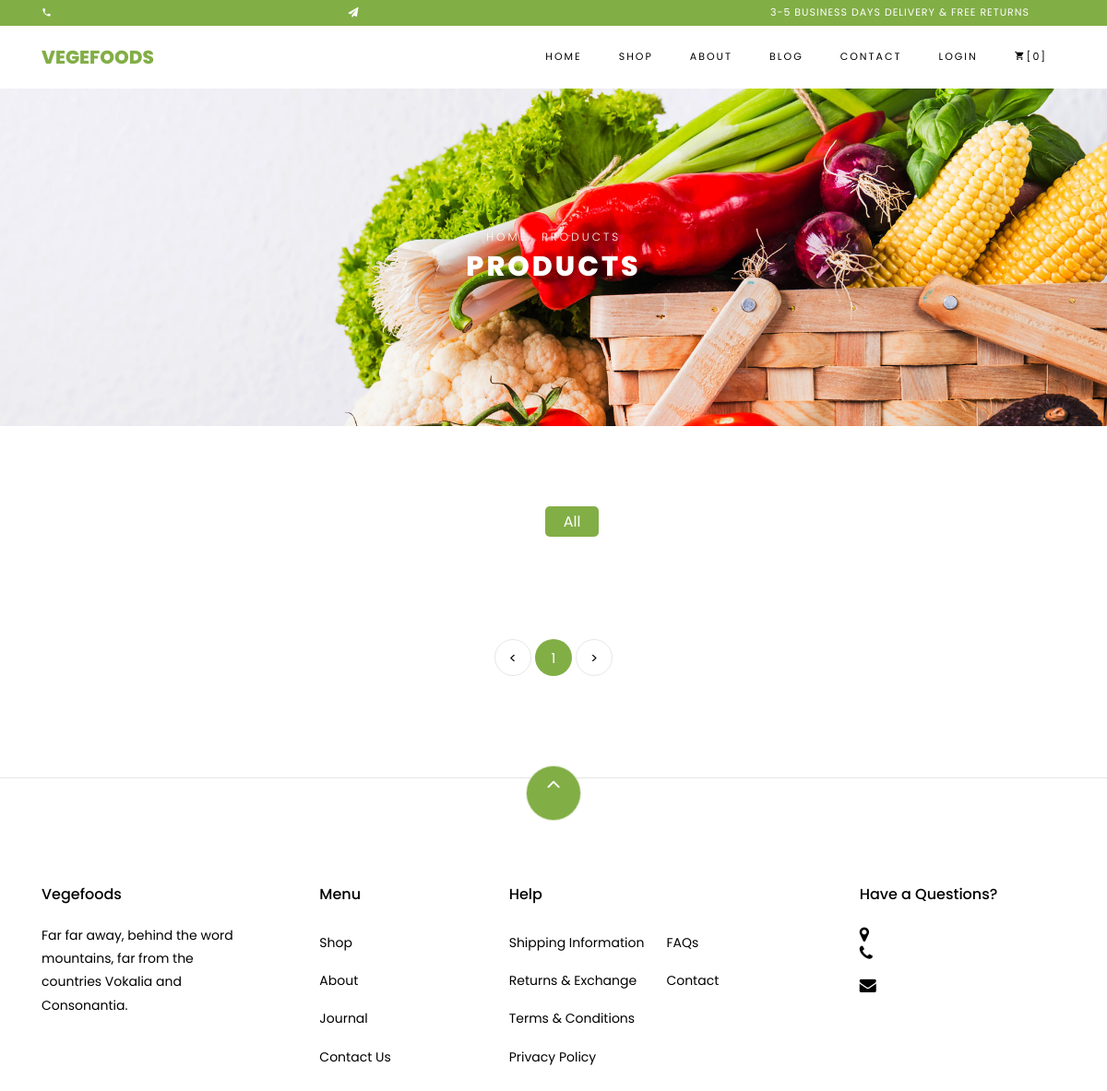
The app's page /shop/, older data.
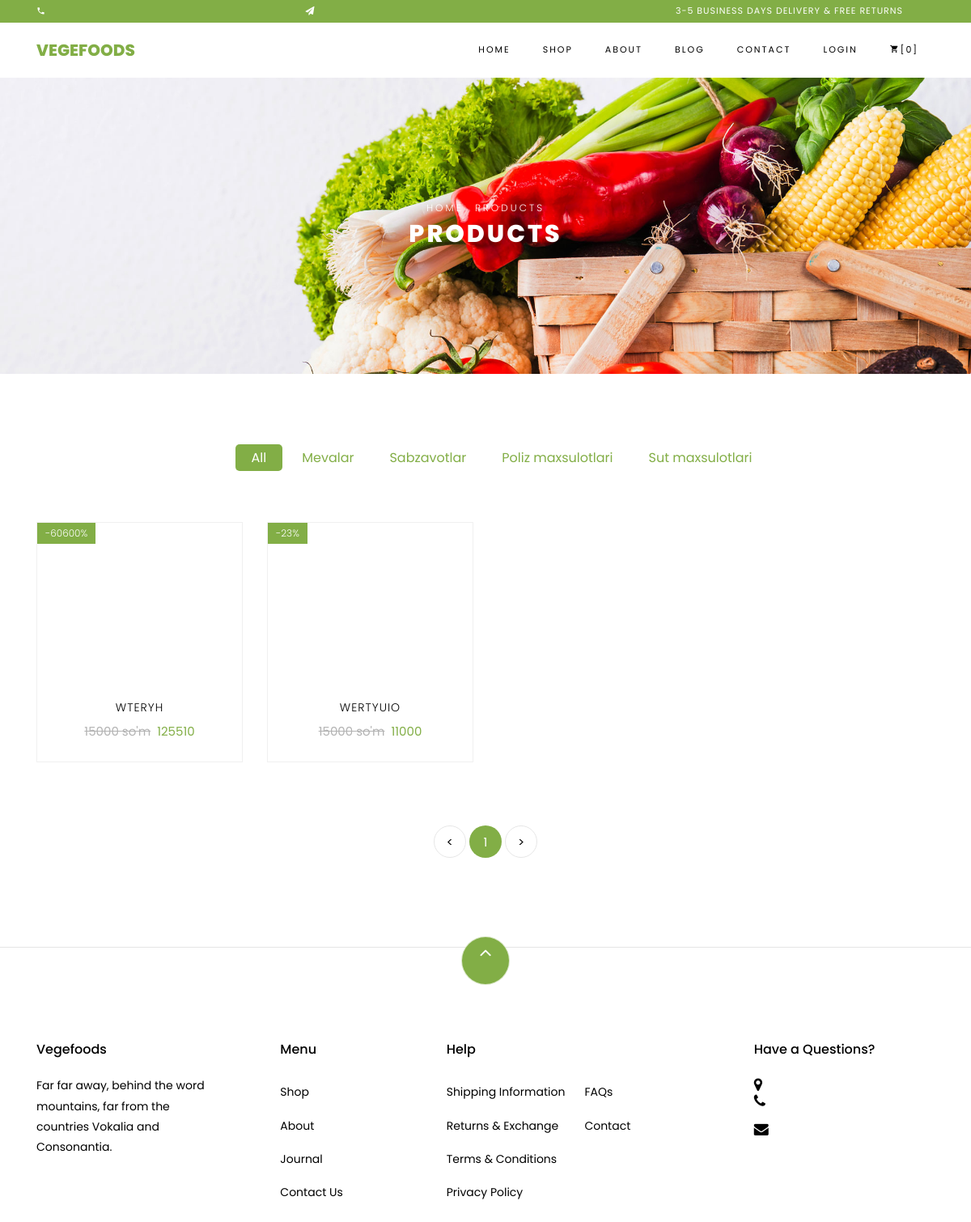
The same page, newer data.
### main/models.py (models this page shows, shortened)
class Category(models.Model):
    images = models.ImageField(upload_to='category_images')
    name = models.CharField(max_length=100)

class Product(models.Model):
    image = models.ImageField(upload_to='product_image')
    title = models.CharField(max_length=100)
    price = models.IntegerField(default=0)
    category = models.ForeignKey(to=Category, on_delete=models.CASCADE)
    info = models.TextField()
    discount = models.IntegerField(null=True, blank=True)
    discount_price = models.IntegerField(null=True, blank=True)

### main/views.py (the view)
# urls.py: path('shop/', shop_view, name='shop_url'),
def shop_view(request):
    categories = Category.objects.all()
    category = request.GET.get('category')
    if request.user.is_authenticated:
        user = request.user
        basket = Basket.objects.filter(user_id=user.id).count()
    else:
        basket = 0
    if category:
        products = Product.objects.filter(category__name=category)
    else:
        products = Product.objects.all()
    paginator = Paginator(products, 8)
    page_number = request.GET.get('page')
    page_obj = paginator.get_page(page_number)
    context = {
        'categories': categories,
        'products': page_obj,
        'selected_category': category,
        'basket': basket,
        'contact': Info.objects.last()
    }
    return render(request, 'shop.html', context)

### template/shop.html (shortened to what this page needs)
{% extends 'base.html' %}
{% block content %}
{% load static %}
    <div class="hero-wrap hero-bread" style="background-image: url({% static 'images/bg_1.jpg' %});">
      <div class="container">
        <div class="row no-gutters slider-text align-items-center justify-content-center">
          <div class="col-md-9 ftco-animate text-center">
          	<p class="breadcrumbs"><span class="mr-2"><a href="{% url 'index_url' %}">Home</a></span> <span>Products</span></p>
            <h1 class="mb-0 bread">Products</h1>
          </div>
        </div>
      </div>
    </div>
<section class="ftco-section">
    <div class="container">
        <div class="row justify-content-center">
            <div class="col-md-10 mb-5 text-center">
                <ul class="product-category">
                    <li><a href="?category=" {% if not selected_category %} class="active" {% endif %}>All</a></li>
                    {% for cat in categories %}
                        <li><a href="?category={{ cat.name }}" {% if cat.name == selected_category %} class="active" {% endif %}>{{ cat.name }}</a></li>
                    {% endfor %}
                </ul>
            </div>
        </div>
        <div class="row">
            {% for i in products %}
            <div class="col-md-6 col-lg-3 ftco-animate">
                <div class="product">
                    <a href="{% url 'product_single_url' i.id %}" class="img-prod"><img class="img-fluid" src="{{i.image.url}}" alt="Colorlib Template">
                        {% if i.discount %}
                        <span class="status">-{{i.discount}}%</span>
                        {% else %}
                        <div class="overlay"></div>
                        {% endif %}
                    </a>
                    <div class="text py-3 pb-4 px-3 text-center">
                        <h3><a href="{% url 'product_single_url' i.id %}">{{i.title}}</a></h3>
                        <div class="d-flex">
                            <div class="pricing">
                                {% if i.discount %}
                                <p class="price"><span class="mr-2 price-dc">{{i.price}} so'm</span><span class="price-sale">{{i.discount_price}}</span></p>
                                {% else %}
                                <p class="price"><span>{{i.price}}</span></p>
                                {% endif %}
                            </div>
                        </div>
                    </div>
                </div>
            </div>
            {% endfor %}
        </div>
        <div class="row mt-5">
            <div class="col text-center">
                <div class="block-27">
                    <ul>
                        {% if products.has_previous %}
                        <li><a href="?page={{ products.previous_page_number }}">&lt;</a></li>
                        {% else %}
                        <li class="disabled"><span>&lt;</span></li>
                        {% endif %}
                        {% for num in products.paginator.page_range %}
                        {% if products.number == num %}
                        <li class="active"><span>{{ num }}</span></li>
                        {% else %}
                        <li><a href="?page={{ num }}">{{ num }}</a></li>
                        {% endif %}
                        {% endfor %}
                        {% if products.has_next %}
                        <li><a href="?page={{ products.next_page_number }}">&gt;</a></li>
                        {% else %}
                        <li class="disabled"><span>&gt;</span></li>
                        {% endif %}
                    </ul>
                </div>
            </div>
        </div>
    </div>
</section>
{% endblock %}

### template/base.html (shortened to what this page needs)
{% load static %}
<!DOCTYPE html>
<html lang="en">
  <head>
    <link rel="stylesheet" href="{% static 'css/open-iconic-bootstrap.min.css' %}">
    <link rel="stylesheet" href="{% static 'css/animate.css' %}">
    <link rel="stylesheet" href="{% static 'css/owl.carousel.min.css' %}">
    <link rel="stylesheet" href="{% static 'css/owl.theme.default.min.css' %}">
    <link rel="stylesheet" href="{% static 'css/magnific-popup.css' %}">
    <link rel="stylesheet" href="{% static 'css/aos.css' %}">
    <link rel="stylesheet" href="{% static 'css/ionicons.min.css' %}">
    <link rel="stylesheet" href="{% static 'css/bootstrap-datepicker.css' %}">
    <link rel="stylesheet" href="{% static 'css/jquery.timepicker.css' %}">
    <link rel="stylesheet" href="{% static 'css/flaticon.css' %}">
    <link rel="stylesheet" href="{% static 'css/icomoon.css' %}">
    <link rel="stylesheet" href="{% static 'css/style.css' %}">
  </head>
  <body class="goto-here">
		<div class="py-1 bg-primary">
    	<div class="container">
    		<div class="row no-gutters d-flex align-items-start align-items-center px-md-0">
	    		<div class="col-lg-12 d-block">
		    		<div class="row d-flex">
		    			<div class="col-md pr-4 d-flex topper align-items-center">
					    	<div class="icon mr-2 d-flex justify-content-center align-items-center"><span class="icon-phone2"></span></div>
					    </div>
					    <div class="col-md pr-4 d-flex topper align-items-center">
					    	<div class="icon mr-2 d-flex justify-content-center align-items-center"><span class="icon-paper-plane"></span></div>
					    </div>
					    <div class="col-md-5 pr-4 d-flex topper align-items-center text-lg-right">
						    <span class="text">3-5 Business days delivery &amp; Free Returns</span>
					    </div>
				    </div>
			    </div>
		    </div>
		  </div>
    </div>
    <nav class="navbar navbar-expand-lg navbar-dark ftco_navbar bg-dark ftco-navbar-light" id="ftco-navbar">
	    <div class="container">
	      <a class="navbar-brand" href="{% url 'index_url'  %}">Vegefoods</a>
	      <div class="collapse navbar-collapse" id="ftco-nav">
	        <ul class="navbar-nav ml-auto">
	          <li class="nav-item active"><a href="{% url 'index_url' %}" class="nav-link">Home</a></li>
	          <li class="nav-item"><a href="{% url 'shop_url' %}" class="nav-link">Shop</a></li>
	          <li class="nav-item"><a href="{% url 'about_url' %}" class="nav-link">About</a></li>
	          <li class="nav-item"><a href="{% url 'blog_url' %}" class="nav-link">Blog</a></li>
	          <li class="nav-item"><a href="{% url 'contact_url' %}" class="nav-link">Contact</a></li>
                {% if user.is_authenticated %}
                <li class="nav-item"><a href="{% url 'account_url' %}" class="nav-link">Account</a></li>
	          <li class="nav-item cta cta-colored"><a href="{% url 'cart_url' %}" class="nav-link"><span class="icon-shopping_cart"></span>[{{basket}}]</a></li>
                {% else %}
                <li class="nav-item"><a href="{% url 'login_url' %}" class="nav-link">Login</a></li>
	          <li class="nav-item cta cta-colored"><a href="{% url 'cart_url' %}" class="nav-link"><span class="icon-shopping_cart"></span>[0]</a></li>
                {% endif %}
	        </ul>
	      </div>
	    </div>
	  </nav>
{% block content %}
{% endblock %}
    <footer class="ftco-footer ftco-section">
      <div class="container">
      	<div class="row">
      		<div class="mouse">
						<a href="#" class="mouse-icon">
							<div class="mouse-wheel"><span class="ion-ios-arrow-up"></span></div>
						</a>
					</div>
      	</div>
        <div class="row mb-5">
          <div class="col-md">
            <div class="ftco-footer-widget mb-4">
              <h2 class="ftco-heading-2">Vegefoods</h2>
              <p>Far far away, behind the word mountains, far from the countries Vokalia and Consonantia.</p>
            </div>
          </div>
          <div class="col-md">
            <div class="ftco-footer-widget mb-4 ml-md-5">
              <h2 class="ftco-heading-2">Menu</h2>
              <ul class="list-unstyled">
                <li><a href="#" class="py-2 d-block">Shop</a></li>
                <li><a href="#" class="py-2 d-block">About</a></li>
                <li><a href="#" class="py-2 d-block">Journal</a></li>
                <li><a href="#" class="py-2 d-block">Contact Us</a></li>
              </ul>
            </div>
          </div>
          <div class="col-md-4">
             <div class="ftco-footer-widget mb-4">
              <h2 class="ftco-heading-2">Help</h2>
              <div class="d-flex">
	              <ul class="list-unstyled mr-l-5 pr-l-3 mr-4">
	                <li><a href="#" class="py-2 d-block">Shipping Information</a></li>
	                <li><a href="#" class="py-2 d-block">Returns &amp; Exchange</a></li>
	                <li><a href="#" class="py-2 d-block">Terms &amp; Conditions</a></li>
	                <li><a href="#" class="py-2 d-block">Privacy Policy</a></li>
	              </ul>
	              <ul class="list-unstyled">
	                <li><a href="#" class="py-2 d-block">FAQs</a></li>
	                <li><a href="#" class="py-2 d-block">Contact</a></li>
	              </ul>
	            </div>
            </div>
          </div>
          <div class="col-md">
            <div class="ftco-footer-widget mb-4">
            	<h2 class="ftco-heading-2">Have a Questions?</h2>
            	<div class="block-23 mb-3">
	              <ul>
	                <li><span class="icon icon-map-marker"></span></li>
	                <li><a href="#"><span class="icon icon-phone"></span></a></li>
	                <li><a href="#"><span class="icon icon-envelope"></span></a></li>
	              </ul>
	            </div>
            </div>
          </div>
        </div>
      </div>
    </footer>
  </body>
</html>

### static/css/icomoon.css (style rules this page uses)
[class^="icon-"], [class*=" icon-"] { font-family: 'icomoon' !important; speak: none; font-style: normal; font-weight: normal; font-variant: normal; text-transform: none; line-height: 1; -webkit-font-smoothing: antialiased; -moz-osx-font-smoothing: grayscale; }
.icon-map-marker:before { content: "\f041"; }
.icon-phone:before { content: "\f095"; }
.icon-envelope:before { content: "\f0e0"; }
.icon-paper-plane:before { content: "\f1d8"; }
.icon-phone2:before { content: "\e0cd"; }
.icon-shopping_cart:before { content: "\e8cc"; }

Row changes from the older to the newer data that the page shows:
added Category: name "Mevalar"
added Category: name "Sabzavotlar"
added Category: name "Poliz maxsulotlari"
added Category: name "Sut maxsulotlari"
added Product: discount "60600", title "WTERYH", price "15000", discount_price "125510"
added Product: discount "23", title "WERTYUIO", price "15000", discount_price "11000"
